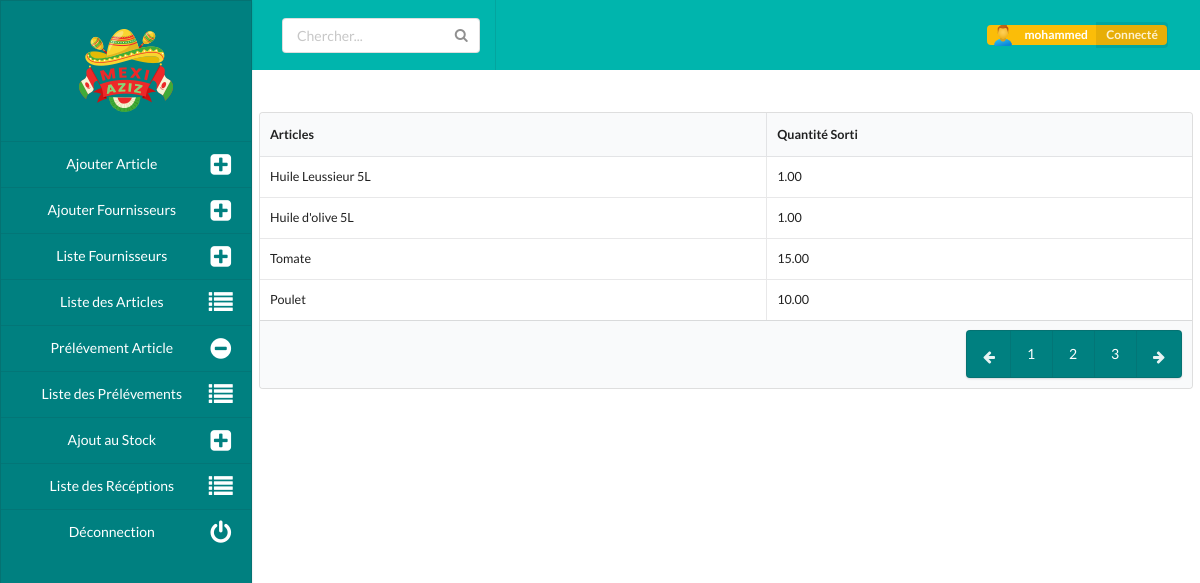
/takedetails/28/ (signed in), run on the app's committed database.
### users/models.py (models this page shows)
class User(AbstractUser):
    first_name = None
    last_name = None
    nom_complet = models.CharField(max_length=125, verbose_name="Votre Nom Complet")
    admin       = models.BooleanField(default=False, blank=True)
    role        = models.CharField(max_length=125, choices=ROLES)
    valid       = models.BooleanField(default=False, blank=True)

### stock/models.py (models this page shows, shortened)
class TakingArticles(models.Model):
    taking   = models.ForeignKey(Taking, on_delete=models.CASCADE, related_name="article_sortant")
    articles = models.ForeignKey(Article, on_delete=models.CASCADE)
    qte      = models.DecimalField(max_digits=12, decimal_places=2)

class Article(models.Model):
    uid = models.UUIDField(default=uuid.uuid1, editable=False)
    nom = models.CharField(max_length=125, verbose_name="Nom de l'article")
    group = models.CharField(max_length=125, choices=CLASSI , verbose_name="Classification")
    fourni      = models.ForeignKey(Fournisseur, on_delete=models.CASCADE, verbose_name="Fournisseur")
    qte  = models.DecimalField(max_digits=12, decimal_places=2, blank=True, verbose_name="Quantité En Stock")
    single_value = models.DecimalField(max_digits=12, decimal_places=2, blank=True, null=True)
    prix = models.DecimalField(max_digits=12, decimal_places=2, blank=True, null=True, verbose_name="Prix Unitaire")
    ref = models.CharField(max_length=125, blank=True)
    def __str__(self):
        return self.nom

### stock/views.py (the view)
# urls.py: path('takedetails/<int:id>/', takedetails, name='takedetails'),
@login_required
def takedetails(request, id):
    take = Taking.objects.get(id=id)
    takedetails = TakingArticles.objects.filter(taking=take)
    return render(request, "takedetails.html", {"taked": takedetails})

### templates/takedetails.html (shortened to what this page needs)
{% extends 'base.html' %}
{% load static %}
{% block content %}
<link rel="stylesheet" href="{% static 'css/home.css' %}">
<link rel="stylesheet" href="{% static 'css/article_list.css' %}">
<link rel="stylesheet" href="{% static 'css/article_list.css' %}">
<div class="container main">
    <div class="ui labeled icon left vertical menu side">
        <div class="item logo-img">
        <img class="ui mini centered image" src="{% static 'img/logo-small.png' %}">
        </div>
        <a href="{% url 'addarticle' %}" class="item">
            <i class="plus square icon"></i>
            Ajouter Article
        </a>
        <a href="{% url 'addfourni' %}" class="item">
          <i class="plus square icon"></i>
          Ajouter Fournisseurs
      </a>
      <a href="{% url 'fournilist' %}" class="item">
          <i class="plus square icon"></i>
          Liste Fournisseurs
      </a>
        <a href="{% url 'articleslist' %}" class="item">
            <i class="list icon"></i>
            Liste des Articles
        </a>
        <a href="{% url 'takearticle' %}" class="item">
            <i class="minus circle icon"></i>
            Prélévement Article
        </a>
        <a href="{% url 'takelist' %}" class="item">
            <i class="list icon"></i>
            Liste des Prélévements
        </a>
        <a href="{% url 'feedarticle' %}" class="item">
          <i class="plus square icon"></i>
          Ajout au Stock
      </a>
      <a href="{% url 'feedlist' %}" class="item">
        <i class="list icon"></i>
        Liste des Récéptions
    </a>
      <a href="{% url 'logout' %}" class="item">
        <i class="power off icon"></i>
        Déconnection
    </a>
    </div>
    <div class="topbar">
        <div class="ui teal four item inverted menu top">
        <a class="item">
            <div class="ui icon input">
                <input type="text" placeholder="Chercher...">
            </div>
        </a>
        <a class="right item">
            <div class="ui yellow image label">
                <img src="{% static 'img/person.png' %}">
                {{user.username}}
                <div class="detail">Connecté</div>
            </div>
        </a>
      </div>
    </div>
    <div class="site-content tabl">
        <table class="ui small celled table">
            <thead>
              <tr><th>Articles</th>
              <th>Quantité Sorti</th>
            </tr></thead>
            <tbody>
                {% for d in taked %}
              <tr>
                <td data-label="Article">{{d.articles}}</td>
                <td data-label="Classification">{{d.qte}}</td>
              </tr>
              {% endfor %}
            </tbody>
            <tfoot class="full-width">
            <tr>
                <th class="tah" colspan="6">
                  <div class="ui right floated pagination menu">
                    <a class="icon item tabf">
                      <i class="arrow left icon"></i>
                    </a>
                    <a class="item tabf">1</a>
                    <a class="item tabf">2</a>
                    <a class="item tabf">3</a>
                    <a class="icon item tabf">
                      <i class="arrow right icon"></i>
                    </a>
                  </div>
                </th>
            </tr>
            </tfoot>
          </table>
    </div>
</div>
{% endblock content %}

### static/css/home.css (style rules this page uses)
.top { margin: 0 !important; border-radius: 0 !important; padding-left: 1rem !important; padding-right: 1rem !important; height: 5rem !important; }
.topbar { margin-left: 18rem; }
.side { height: 100vh; position: fixed; width: 18rem; background: teal !important; border-radius: 0 !important; }
.logo-img { display: flex !important; height: 10rem; align-items: center; justify-content: center; }
img { height: 100px; width: 100px; }
a.item { color: white !important; font-size: 1rem; font-weight: bold; }
a i { margin-left: 10px; }
.site-content { margin-left: 18.5rem; }
.main { height: 100vh; }

### static/css/article_list.css (style rules this page uses)
.tabl { margin-right: 0.5rem; margin-top: 3rem; }
.tabf { color: black !important; }
.ui.right.floated.menu { background-color: teal !important; }
.tah { margin-top: 0.6rem; }

### data on the page
User: username "mohammed"
TakingArticles: articles "Huile Leussieur 5L", qte "1.00"
TakingArticles: articles "Huile d'olive 5L", qte "1.00"
TakingArticles: articles "Tomate", qte "15.00"
TakingArticles: articles "Poulet", qte "10.00"
